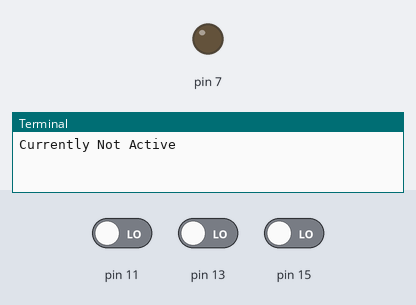
The program below on a simulated Raspberry Pi (header pin numbers). Parts: output pins drawn as LEDs (lit = HIGH), the last lines printed to the terminal. Dashed ring = blinking. The inputs (shaded band) are chosen by the test bench; at power-on: pin 11 LOW, pin 13 LOW, pin 15 LOW.

Above: at 1.2 s.
1.3 s: pin 11 driven HIGH
At 1.7 s:
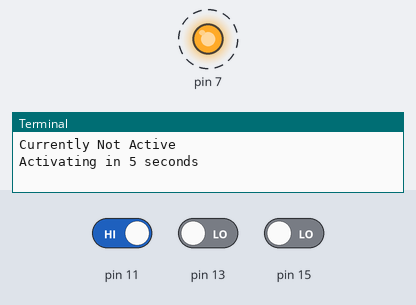
7.3 s: pin 11 driven LOW
At 8.0 s:
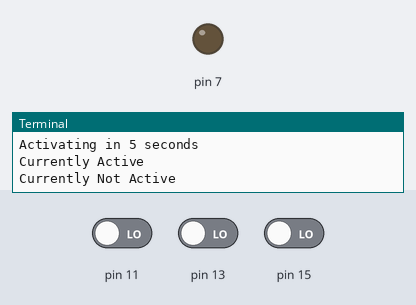
Timing chart, 0 to 10.3 s (numbered marks = the images above; inputs shaded):
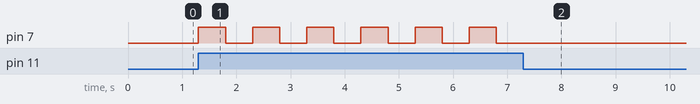

Measured:
- after the input at 1.3 s, pin 7: alternates HIGH for 0.50 s and LOW for 0.50 s, starting at once
- after the input at 7.3 s, pin 7: stops changing and stays LOW

The program:

projectGood.py
```python
import RPi.GPIO as GPIO
import pygame.mixer
import time
import signal
import os, sys
import subprocess

def activeSetup():
    global active
    active=0
    print("Currently Not Active")
def activeState():
    global active
    if active==1:
        active=0
        GPIO.output(7,GPIO.LOW)
        print("Currently Not Active")
    elif active==0:
        print ("Activating in 5 seconds")
        for x in range(0,5):
            GPIO.output(7,GPIO.HIGH)
            time.sleep(0.5)
            GPIO.output(7,GPIO.LOW)
            time.sleep(0.5)
        active=1
        GPIO.output(7,GPIO.HIGH)
        print("Currently Active")
    else: return
def watchDoor():
    global playing
    playing = False

    omxprocess=""
    while True:
        if active==1 and GPIO.input(15)==1 and playing==False:
            playing=True
            print("Should play music")
            omxprocess = subprocess.Popen(['omxplayer',"Oops-crop.mp3"],stdin=subprocess.PIPE,stdout=None,stderr=None,bufsize=0)
        if GPIO.input(13)==1:
            print("Stop button pressed: Exiting")
            omxprocess.stdin.write(b'q')
            break
        if GPIO.input(11)==1:
            activeState()
            time.sleep(0.5)
GPIO.setmode(GPIO.BOARD)
GPIO.setup(7, GPIO.OUT,initial=GPIO.LOW)
GPIO.setup(11,GPIO.IN)
GPIO.setup(13,GPIO.IN)
GPIO.setup(15,GPIO.IN)

activeSetup()

while True:
    if(GPIO.input(13)==1):
        print("Stop button pressed: Exiting")
        break
    if(GPIO.input(11)==1):
        activeState()
        time.sleep(0.5)
    if(active==1):
        watchDoor()
        break
GPIO.cleanup()
```
